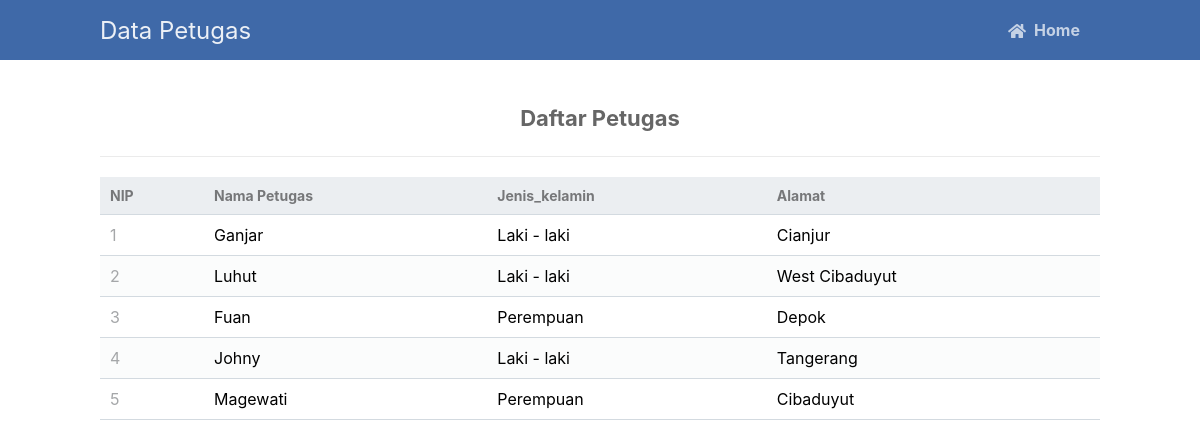
The app's page /petugas/read.php with its own data.
### tables this page shows
CREATE TABLE `petugas` (
  `nip` int(10) NOT NULL,
  `nama_petugas` varchar(45) NOT NULL,
  `jenis_kelamin_p` varchar(45) NOT NULL,
  `alamat_p` varchar(45) NOT NULL
);

### petugas/read.php (the view, shortened to what this page needs)
<?php
include 'functions.php';
$pdo = pdo_connect_mysql();
$page = isset($_GET['page']) && is_numeric($_GET['page']) ? (int)$_GET['page'] : 1;
$records_per_page = 10;
$stmt = $pdo->prepare('SELECT * FROM petugas ORDER BY nip LIMIT :current_page, :record_per_page');
$stmt->bindValue(':current_page', ($page-1)*$records_per_page, PDO::PARAM_INT);
$stmt->bindValue(':record_per_page', $records_per_page, PDO::PARAM_INT);
$stmt->execute();
$contacts = $stmt->fetchAll(PDO::FETCH_ASSOC);
?>
<?=template_header('Read')?>
<div class="content read"><br>
	<h2 align="center">Daftar Petugas</h2><br>
	<table>
        <thead>
            <tr>
                <td>NIP</td>
                <td>Nama Petugas</td>
                <td>Jenis_kelamin</td>
                <td>Alamat</td>
            </tr>
        </thead>
        <tbody>
            <?php foreach ($contacts as $contact): ?>
            <tr>
                <td><?=$contact['nip']?></td>
                <td><?=$contact['nama_petugas']?></td>
                <td><?=$contact['jenis_kelamin_p']?></td>
                <td><?=$contact['alamat_p']?></td>
            </tr>
            <?php endforeach; ?>
        </tbody>
    </table>
</div>
<?=template_footer()?>

### petugas/style.css (style rules this page uses)
* { box-sizing: border-box; font-family: -apple-system, BlinkMacSystemFont, "segoe ui", roboto, oxygen, ubuntu, cantarell, "fira sans", "droid sans", "helvetica neue", Arial, sans-serif; font-size: 16px; -webkit-font-smoothing: antialiased; -moz-osx-font-smoothing: grayscale; }
body { background-color: #FFFFFF; margin: 0; }
.content { width: 1000px; margin: 0 auto; }
.content h2 { margin: 0; padding: 25px 0; font-size: 22px; border-bottom: 1px solid #ebebeb; color: #666666; }
.read table { width: 100%; padding-top: 30px; border-collapse: collapse; }
.read table thead { background-color: #ebeef1; border-bottom: 1px solid #d3dae0; }
.read table thead td { padding: 10px; font-weight: bold; color: #767779; font-size: 14px; }
.read table tbody tr { border-bottom: 1px solid #d3dae0; }
.read table tbody tr:nth-child(even) { background-color: #fbfcfc; }
.read table tbody tr td { padding: 10px; }
.read table tbody tr td:nth-child(1) { color: #a5a7a9; }

### records on screen
petugas: nip "1", nama_petugas "Ganjar", jenis_kelamin_p "Laki - laki", alamat_p "Cianjur"
petugas: nip "2", nama_petugas "Luhut", jenis_kelamin_p "Laki - laki", alamat_p "West Cibaduyut"
petugas: nip "3", nama_petugas "Fuan", jenis_kelamin_p "Perempuan", alamat_p "Depok"
petugas: nip "4", nama_petugas "Johny", jenis_kelamin_p "Laki - laki", alamat_p "Tangerang"
petugas: nip "5", nama_petugas "Magewati", jenis_kelamin_p "Perempuan", alamat_p "Cibaduyut"
